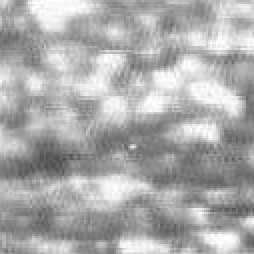
%> input picture data/1.bmp, 127 x 127 px (shown 2 times larger)
$ octave --eval "result = mlhmfunc(imread('data/1.bmp'));"   (GNU Octave 9; MATLAB toolbox functions it lacks are replaced by stand-ins)
%> lines starting %> are read from the running program, lines starting %| are printed output that depends on the picture
% 2018 An infrared small target detection method based on multiscale local homogeneity measure
%% hwlcmfunc.m 类似 rlcm: Infrared Small Target Detection Utilizing the Multiscale Relative Local Contrast Measure
% 固定大小目标框的前K大个值   目标框的大小是固定，目标框的最大值个数K是多尺度（K参数是多尺度）
 % C./((IBimax - IBimin).*sigma + alfa);
% 1: sigma：目标框的标准差
% 2: C：目标框与背景框的对比度
% 3: (IBimax - IBimin)：8个背景区域的前K大个值的均值的最大值 - 8个背景区域的前K大个值的均值的最小值
%% mlhmfunc.m
% 目标框的尺寸是多尺度
%  C./(sigma + alfa); 目标框的大小是多尺度
% 1: sigma：目标框的标准差
% 2: C：目标框与背景框的对比度
% 1 2 3
% 8   4
% 7 6 5
function re = mlhmfunc(img)
img = double(img);
W3 = subfunc(img, 3);
W5 = subfunc(img, 5);
W7 = subfunc(img, 7);
W9 = subfunc(img, 9);
tt = cat(3, W3, W5, W7, W9);
re = max(tt, [], 3);
end
function W = subfunc(img, r)
%> called with r = 3
[row, col] = size(img);
%> row = 127; col = 127
%% 1: 计算目标框的标准差
sigma = stdfilt(img, ones(r));
%% 2: 计算目标框与背景框的对比度
opt=ones(r);
opt = opt / sum(opt(:));
mt=imfilter(img, opt, 'replicate');
op1=zeros(r*3);
op2=zeros(r*3);
op3=zeros(r*3);
op4=zeros(r*3);
op5=zeros(r*3);
op6=zeros(r*3);
op7=zeros(r*3);
op8=zeros(r*3);
op1(1:r,1:r)=1; op1 = op1/sum(op1(:));
op2(1:r,r+1:2*r)=1; op2 = op2/sum(op2(:));
op3(1:r,2*r+1:3*r)=1; op3 = op3/sum(op3(:));
op4(r+1:2*r, 2*r+1:3*r)=1;   op4 = op4/sum(op4(:));
op5(2*r+1:3*r, 2*r+1:3*r)=1;   op5 = op5/sum(op5(:));
op6(2*r+1:3*r, r+1:2*r)=1;   op6= op6/sum(op6(:));
op7(2*r+1:3*r, 1:r)=1;   op7 = op7/sum(op7(:));
op8(r+1:2*r, 1:r)=1;   op8 = op8/sum(op8(:));
mb=zeros(row,col,8);
mb(:,:,1)=imfilter(img,op1, 'replicate');
mb(:,:,2)=imfilter(img,op2, 'replicate');
mb(:,:,3)=imfilter(img,op3, 'replicate');
mb(:,:,4)=imfilter(img,op4, 'replicate');
mb(:,:,5)=imfilter(img,op5, 'replicate');
mb(:,:,6)=imfilter(img,op6, 'replicate');
mb(:,:,7)=imfilter(img,op7, 'replicate');
mb(:,:,8)=imfilter(img,op8, 'replicate');
F1=mt-mb(:,:,1);
F2=mt-mb(:,:,2);
F3=mt-mb(:,:,3);
F4=mt-mb(:,:,4);
F5=mt-mb(:,:,5);
F6=mt-mb(:,:,6);
F7=mt-mb(:,:,7);
F8=mt-mb(:,:,8);
if 1
    %% If the target is brighter than the background
    d1 = F1.*F5; d1(~(F1>0&F5>0) ) = 0;
    d2 = F2.*F6; d2(~(F2>0&F6>0) ) = 0;
    d3 = F3.*F7; d3(~(F3>0&F7>0) ) = 0;
    d4 = F4.*F8; d4(~(F4>0&F8>0) ) = 0;
else
    %% if the target is a dark target
    d1 = F1.*F5; d1(~(F1<0&F5<0) ) = 0;
    d2 = F2.*F6; d2(~(F2<0&F6<0) ) = 0;
    d3 = F3.*F7; d3(~(F3<0&F7<0) ) = 0;
    d4 = F4.*F8; d4(~(F4<0&F8<0) ) = 0;
end
tt = cat(3, d1, d2, d3, d4);
C=min(tt,[],3);
%%
alfa = 0.01; % alfa is a prior parameter to avoid infinity and alfa is chosen as 0.01
W = C./(sigma + alfa);
if 0
    figure; imshow(C, []);
    figure; imshow(sigma, []);
    figure; imshow(W, []);
end
end
%> call 2 of subfunc, with r = 5
%> in subfunc (call 2), `F4=mt-mb(:,:,4);`:
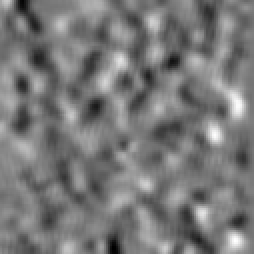
%> F4: size 127x127 double (shown 2 times larger); min -81.12, max 90.92, mean 0.3; drawn with min black and max white
%> in subfunc (call 2), `F7=mt-mb(:,:,7);`:
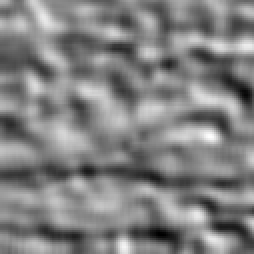
%> F7: size 127x127 double (shown 2 times larger); min -106.9, max 102.9, mean -0.1; drawn with min black and max white
%> in subfunc (call 2), `F8=mt-mb(:,:,8);`:
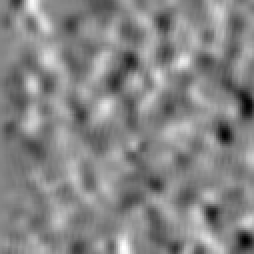
%> F8: size 127x127 double (shown 2 times larger); min -90.92, max 81.12, mean -0.6; drawn with min black and max white
%> in subfunc (call 2), `d3 = F3.*F7`:
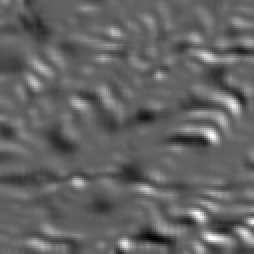
%> d3: size 127x127 double (shown 2 times larger); min -4098, max 6549.2, mean 105.1; drawn with min black and max white
%> in subfunc (call 2), `d4(~(F4>0&F8>0) ) = 0`:
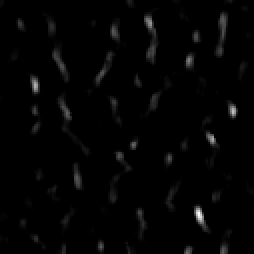
%> d4: size 127x127 double (shown 2 times larger); min 0, max 2483.1, mean 37.7; drawn with min black and max white
%> call 3 of subfunc, with r = 7
%> in subfunc (call 3), `sigma = stdfilt(img, ones(r));`:
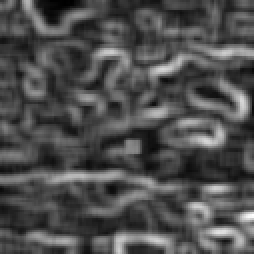
%> sigma: size 127x127 double (shown 2 times larger); min 2.48, max 50.61, mean 17.3; drawn with min black and max white
%> in subfunc (call 3), `F2=mt-mb(:,:,2);`:
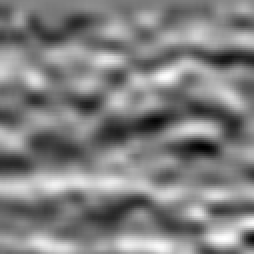
%> F2: size 127x127 double (shown 2 times larger); min -95.63, max 91.78, mean -0.7; drawn with min black and max white

$ run again, on data/10.bmp
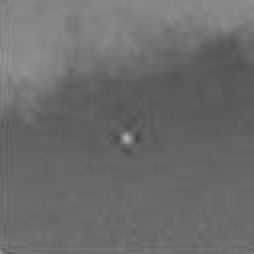
%> input picture data/10.bmp, 127 x 127 px (shown 2 times larger)
%> in subfunc (call 3), `sigma = stdfilt(img, ones(r));`:
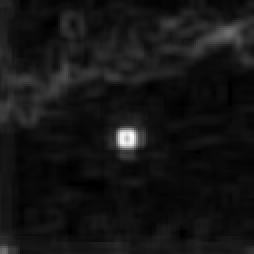
%> sigma: size 127x127 double (shown 2 times larger); min 0, max 29.12, mean 2.4; drawn with min black and max white
%> in subfunc (call 3), `F2=mt-mb(:,:,2);`:
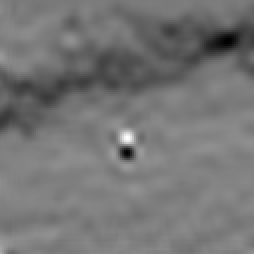
%> F2: size 127x127 double (shown 2 times larger); min -32.27, max 34.65, mean -1.3; drawn with min black and max white

$ run again, on data/11.bmp
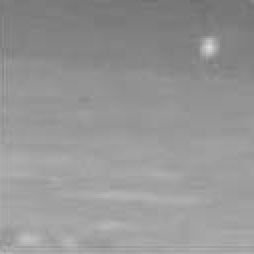
%> input picture data/11.bmp, 127 x 127 px (shown 2 times larger)
%> in subfunc (call 2), `tt = cat(3, d1, d2, d3, d4);`:
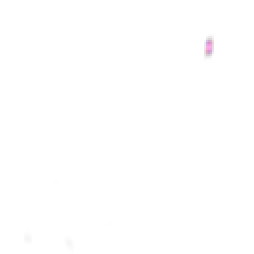
%> tt: size 127x127x4 double (shown 2 times larger); mean R, G, B, A 9.1, 4.7, 8.2, 3.4; transparent parts drawn white
%> in subfunc (call 3), `F1=mt-mb(:,:,1);`:
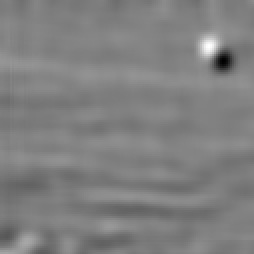
%> F1: size 127x127 double (shown 2 times larger); min -51.45, max 55.1, mean 2.1; drawn with min black and max white

$ run again, on data/12.bmp
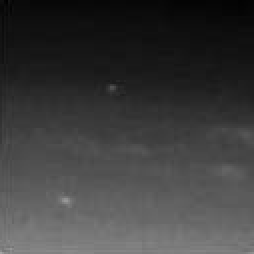
%> input picture data/12.bmp, 127 x 127 px (shown 2 times larger)
%> in subfunc (call 3), `F2=mt-mb(:,:,2);`:
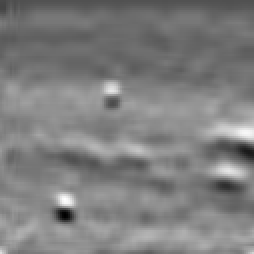
%> F2: size 127x127 double (shown 2 times larger); min -10.86, max 23.98, mean 6.5; drawn with min black and max white
